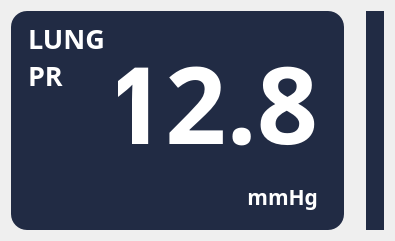
     <widget class="QWidget" name="graph3_widget" native="true">
      <layout class="QHBoxLayout" name="graph3_widget_HL">
       <item>
        <widget class="QWidget" name="graph3_label_widget" native="true">
         <property name="sizePolicy">
          <sizepolicy hsizetype="Maximum" vsizetype="Preferred">
           <horstretch>0</horstretch>
           <verstretch>0</verstretch>
          </sizepolicy>
         </property>
         <property name="styleSheet">
          <string notr="true">background-color: rgb(33, 43, 68);
color: rgb(255, 255, 255);
border-radius: 16px;</string>
         </property>
         <layout class="QHBoxLayout" name="graph3_label_widget_HL">
          <item>
           <spacer name="graph3_label_widget_HS_L">
            <property name="orientation">
             <enum>Qt::Horizontal</enum>
            </property>
            <property name="sizeType">
             <enum>QSizePolicy::Fixed</enum>
            </property>
            <property name="sizeHint" stdset="0">
             <size>
              <width>8</width>
              <height>20</height>
             </size>
            </property>
           </spacer>
          </item>
          <item>
           <widget class="QLabel" name="graph3_label">
            <property name="sizePolicy">
             <sizepolicy hsizetype="Fixed" vsizetype="Preferred">
              <horstretch>0</horstretch>
              <verstretch>0</verstretch>
             </sizepolicy>
            </property>
            <property name="minimumSize">
             <size>
              <width>75</width>
              <height>0</height>
             </size>
            </property>
            <property name="maximumSize">
             <size>
              <width>75</width>
              <height>16777215</height>
             </size>
            </property>
            <property name="font">
             <font>
              <family>Barlow SemiBold</family>
              <pointsize>20</pointsize>
              <weight>75</weight>
              <bold>true</bold>
             </font>
            </property>
            <property name="text">
             <string>LUNG
PR</string>
            </property>
            <property name="alignment">
             <set>Qt::AlignLeading|Qt::AlignLeft|Qt::AlignTop</set>
            </property>
           </widget>
          </item>
          <item>
           <widget class="QWidget" name="graph3_value_widget" native="true">
            <property name="minimumSize">
             <size>
              <width>100</width>
              <height>0</height>
             </size>
            </property>
            <layout class="QVBoxLayout" name="graph3_value_widget_VL">
             <item>
              <widget class="QLabel" name="graph3_value">
               <property name="sizePolicy">
                <sizepolicy hsizetype="Fixed" vsizetype="Preferred">
                 <horstretch>0</horstretch>
                 <verstretch>0</verstretch>
                </sizepolicy>
               </property>
               <property name="minimumSize">
                <size>
                 <width>200</width>
                 <height>0</height>
                </size>
               </property>
               <property name="maximumSize">
                <size>
                 <width>200</width>
                 <height>16777215</height>
                </size>
               </property>
               <property name="font">
                <font>
                 <family>Barlow SemiBold</family>
                 <pointsize>80</pointsize>
                 <weight>75</weight>
                 <bold>true</bold>
                </font>
               </property>
               <property name="text">
                <string>12.8</string>
               </property>
               <property name="alignment">
                <set>Qt::AlignRight|Qt::AlignTrailing|Qt::AlignVCenter</set>
               </property>
              </widget>
             </item>
             <item>
              <widget class="QLabel" name="graph3_units">
               <property name="sizePolicy">
                <sizepolicy hsizetype="Preferred" vsizetype="Maximum">
                 <horstretch>0</horstretch>
                 <verstretch>0</verstretch>
                </sizepolicy>
               </property>
               <property name="font">
                <font>
                 <family>Barlow SemiBold</family>
                 <pointsize>16</pointsize>
                 <weight>75</weight>
                 <bold>true</bold>
                </font>
               </property>
               <property name="text">
                <string>mmHg</string>
               </property>
               <property name="alignment">
                <set>Qt::AlignRight|Qt::AlignTrailing|Qt::AlignVCenter</set>
               </property>
              </widget>
             </item>
            </layout>
           </widget>
          </item>
          <item>
           <spacer name="graph3_label_widget_HS_R">
            <property name="orientation">
             <enum>Qt::Horizontal</enum>
            </property>
            <property name="sizeType">
             <enum>QSizePolicy::Fixed</enum>
            </property>
            <property name="sizeHint" stdset="0">
             <size>
              <width>8</width>
              <height>20</height>
             </size>
            </property>
           </spacer>
          </item>
         </layout>
        </widget>
       </item>
       <item>
        <spacer name="graph3_widget_HS">
         <property name="orientation">
          <enum>Qt::Horizontal</enum>
         </property>
         <property name="sizeType">
          <enum>QSizePolicy::Fixed</enum>
         </property>
         <property name="sizeHint" stdset="0">
          <size>
           <width>16</width>
           <height>20</height>
          </size>
         </property>
        </spacer>
       </item>
       <item>
        <widget class="QWidget" name="graph3_window" native="true">
         <property name="styleSheet">
          <string notr="true">background-color: rgb(33, 43, 68);
color: rgb(255, 255, 255);
border-radius: 16px;</string>
         </property>
         <layout class="QHBoxLayout" name="graph3_window_HL">
          <item>
           <widget class="QWidget" name="graph3" native="true"/>
          </item>
         </layout>
        </widget>
       </item>
      </layout>
     </widget>
